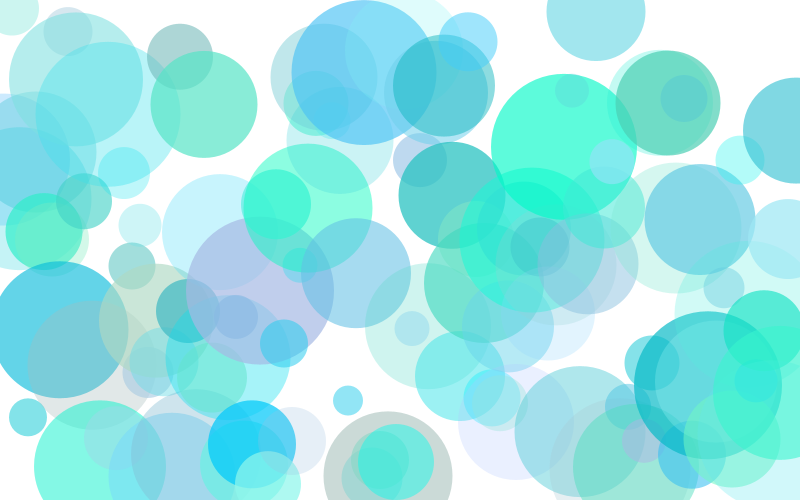
Frame 1 (no input)
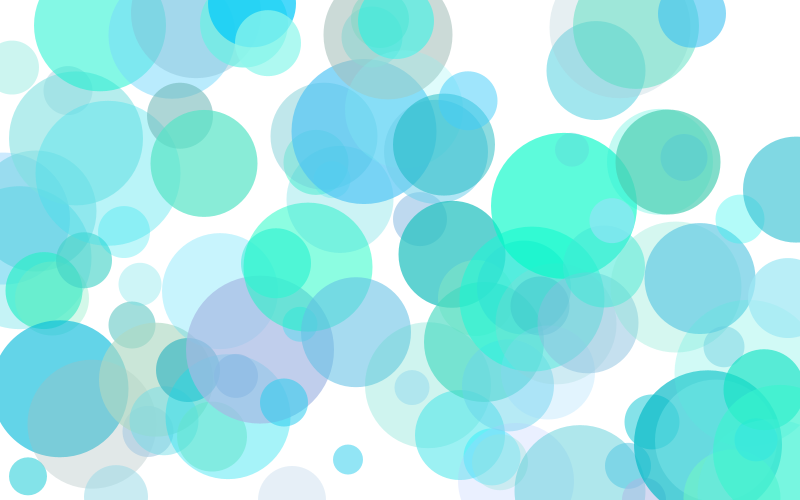
Frame 60 (the mouse pressed at the canvas centre just before this capture)
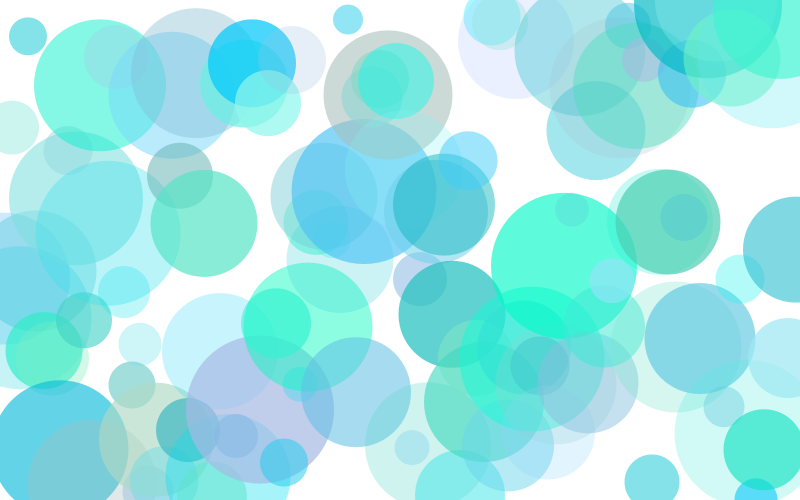
Frame 120 (the mouse held since frame 60 and released just before this capture)

The Processing sketch that drew these frames (run headless with seeded random() and noise(); from frame 60 on, the mouse is pressed at the canvas centre):

// Processing sketch: arrays_211027a
// ── arrays_211027a.pde
int numCircles = 100; // try changing this!

// declaration
color[] inks;

// declaration AND creation
int[] radii = new int[numCircles];
float[] offset = new float[numCircles];

void setup(){
  size(800, 500);
  noStroke();
  
  // array usage
  inks = new color[numCircles]; // create
  // initialization
  for(int i = 0; i < numCircles; i++){
    // colors will be kinda blue, kinda green, kinda transparent
    inks[i] = color(random(0, 180), random(180, 255), random(180, 255), random(64, 192));
    radii[i] = int(random(30, 150));
    offset[i] = random(height);
    println("inks["+i+"]: #"+hex(inks[i]));
  }
  background(#ffffff);
}

void draw(){
  background(#ffffff); // try turning this off
  
  float space = float(width) / float(numCircles);
  float margin = space * .5;
  for(int i = 0; i < numCircles; i++){
    fill(inks[i]);
    circle((space*i)+margin, (frameCount+offset[i])%height, radii[i]);
  }
  
}
